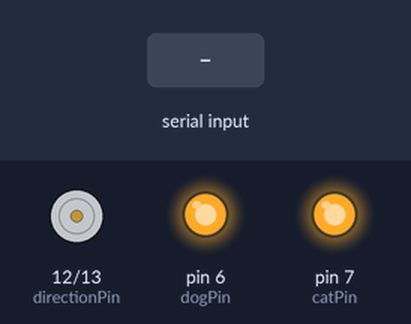
Recording of a sketch running on a simulated Arduino Uno, built with avr-gcc and run on an emulated ATmega328P. Parts: direction and speed pins drawn as motors (green arrow = direction pin HIGH = forward, orange = LOW = backward, longer = more drive), output pins drawn as LEDs (lit = HIGH). The inputs (shaded band) are chosen by the test bench. Pins used as bus, display or sensor lines are not drawn.

Above: at 1.2 s.
1.3 s: "</ON/>" received over Serial
At 2.1 s:
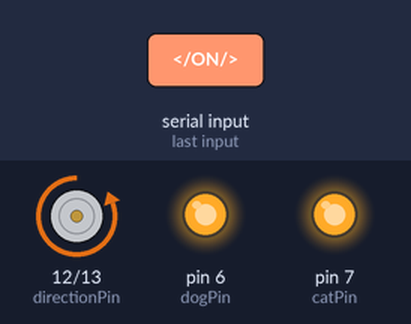
2.8 s: "</C/>" received over Serial
At 3.2 s:
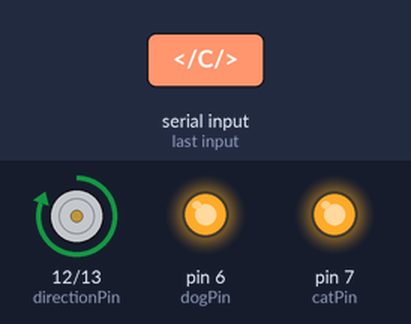
4.3 s: "</OFF/>" received over Serial
At 5.5 s:
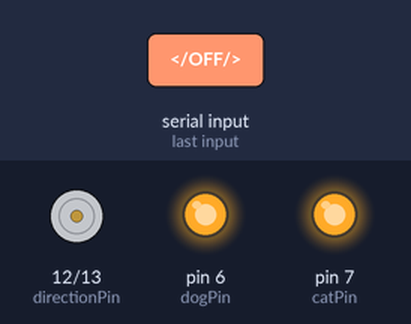
5.8 s: "</CC/>" received over Serial
Timing chart, 0 to 8.3 s (numbered marks = the images above; inputs shaded):
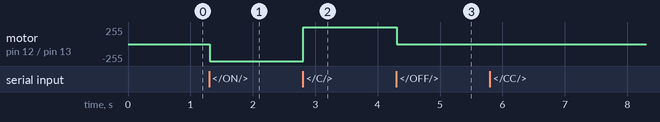

Measured:
- after the input at 1.3 s, motor on pin 12 (directionPin) / pin 13 (enablePin): stopped → backward 255/255 at once
- after the input at 2.8 s, motor on pin 12 (directionPin) / pin 13 (enablePin): backward 255/255 → forward 255/255 at once
- after the input at 4.3 s, motor on pin 12 (directionPin) / pin 13 (enablePin): forward 255/255 → stopped at once

The sketch:

bluetooth_control.ino
```cpp
const int enablePin = 13;
const int directionPin = 12;

const int light1Pin = 4;
const int light2Pin = 5;

const int ms1Pin = 9;
const int ms2Pin = 10;
const int ms3Pin = 11;

const int dogPin = 6;
const int catPin = 7;

const byte numChars = 32;
char receivedChars[numChars];

boolean newData = false;

boolean enable = false;
boolean clockwise = false;
boolean dog = false;
boolean cat = false;

int resolutionStep = 16;

void setup() {
  //// Establish correct pins
  pinMode(enablePin, OUTPUT);
  pinMode(directionPin, OUTPUT);
  pinMode(ms1Pin, OUTPUT);
  pinMode(ms2Pin, OUTPUT);
  pinMode(ms3Pin, OUTPUT);
  pinMode(dogPin, OUTPUT);
  pinMode(catPin, OUTPUT);
  pinMode(light1Pin, OUTPUT);
  pinMode(light2Pin, OUTPUT);

  digitalWrite(enablePin, HIGH);
  digitalWrite(directionPin, LOW);
  digitalWrite(ms1Pin, LOW);
  digitalWrite(ms2Pin, LOW);
  digitalWrite(ms3Pin, LOW);
  digitalWrite(dogPin, HIGH);
  digitalWrite(catPin, HIGH);
  pinMode(light1Pin, LOW);
  pinMode(light2Pin, LOW);

  Serial.begin(9600); // Default connection rate for BT module
}


void loop() {
  //// Continously parse bluetooth messages and determine course of action for motor and lights
  recvWithStartEndMarkers();

  if (newData == true) {
    String state(receivedChars);

    if (state.indexOf("/OFF/") != -1) {
      enable = false;
    } else if (state.indexOf("/ON/") != -1) {
      enable = true;
    }

    if (state.indexOf("/C/") != -1) {
      clockwise = true;
    } else if (state.indexOf("/CC/") != -1) {
      clockwise = false;
    }

    if (state.indexOf("/16/") != -1) {
      resolutionStep = 16; // sixteenth
    } else if (state.indexOf("/8/") != -1) {
      resolutionStep = 8; // eighth
    } else if (state.indexOf("/4/") != -1 ) {
      resolutionStep = 4; // quarter
    } else if (state.indexOf("/2/") != -1) {
      resolutionStep = 2; // half
    } else if (state.indexOf("/0/") != -1) {
      resolutionStep = 0; // full
    }

    if (state.indexOf("/C1/") != -1) {
      dog = true;
    } else if (state.indexOf("/C2/") != -1) {
      cat = true;
    } else {
      dog = false;
      cat = false;
    }

    if (state.indexOf("/CLEAN/") != -1) {
      clockwise = true;
      enable = false;
    }
  }

  newData = false;

  if (enable) {
    digitalWrite(enablePin, HIGH);
  } else {
    digitalWrite(enablePin, LOW);
  }

  if (clockwise) {
    digitalWrite(directionPin, HIGH);
  } else {
    digitalWrite(directionPin, LOW);
  }

  //// Resolution for the stepper motor driver used for motor speed
  if (resolutionStep == 16) {
    digitalWrite(ms1Pin, HIGH);
    digitalWrite(ms2Pin, HIGH);
    digitalWrite(ms3Pin, HIGH);
  } else if (resolutionStep == 8) {
    digitalWrite(ms1Pin, HIGH);
    digitalWrite(ms2Pin, HIGH);
    digitalWrite(ms3Pin, LOW);
  } else if (resolutionStep == 4) {
    digitalWrite(ms1Pin, LOW);
    digitalWrite(ms2Pin, HIGH);
    digitalWrite(ms3Pin, LOW);
  } else if (resolutionStep == 2) {
    digitalWrite(ms1Pin, HIGH);
    digitalWrite(ms2Pin, LOW);
    digitalWrite(ms3Pin, LOW);
  } else if (resolutionStep == 0) {
    digitalWrite(ms1Pin, LOW);
    digitalWrite(ms2Pin, LOW);
    digitalWrite(ms3Pin, LOW);
  } else {
    digitalWrite(ms1Pin, LOW);
    digitalWrite(ms2Pin, LOW);
    digitalWrite(ms3Pin, LOW);
  }

  //// Specific light for specific object
  if (dog) {
    digitalWrite(light1Pin, HIGH);
    digitalWrite(light2Pin, LOW);
    digitalWrite(dogPin, LOW);
    digitalWrite(catPin, HIGH);
  } else if (cat) {
    digitalWrite(light1Pin, LOW);
    digitalWrite(light2Pin, HIGH);
    digitalWrite(dogPin, HIGH);
    digitalWrite(catPin, LOW);
  } else {
    digitalWrite(light1Pin, LOW);
    digitalWrite(light2Pin, LOW);
    digitalWrite(dogPin, HIGH);
    digitalWrite(catPin, HIGH);
  }
}


void recvWithStartEndMarkers() {
	//// Determines if the bluetooth message recieved is in the correct format to be parsed for information
    static boolean recvInProgress = false;
    static byte ndx = 0;
    char startMarker = '<';
    char endMarker = '>';
    char rc;

    while (Serial.available() > 0 && newData == false) {
        rc = Serial.read();

        if (recvInProgress == true) {
            if (rc != endMarker) {
                receivedChars[ndx] = rc;
                ndx++;
                if (ndx >= numChars) {
                    ndx = numChars - 1;
                }
            }
            else {
                receivedChars[ndx] = '\0'; // terminate the string
                recvInProgress = false;
                ndx = 0;
                newData = true;
            }
        }

        else if (rc == startMarker) {
            recvInProgress = true;
        }
    }
}


void showNewData() {
	//// Print data recieved for debug purposes
    if (newData == true) {
        Serial.print("This just in ... ");
        Serial.println(receivedChars);
        newData = false;
    }
}
```
